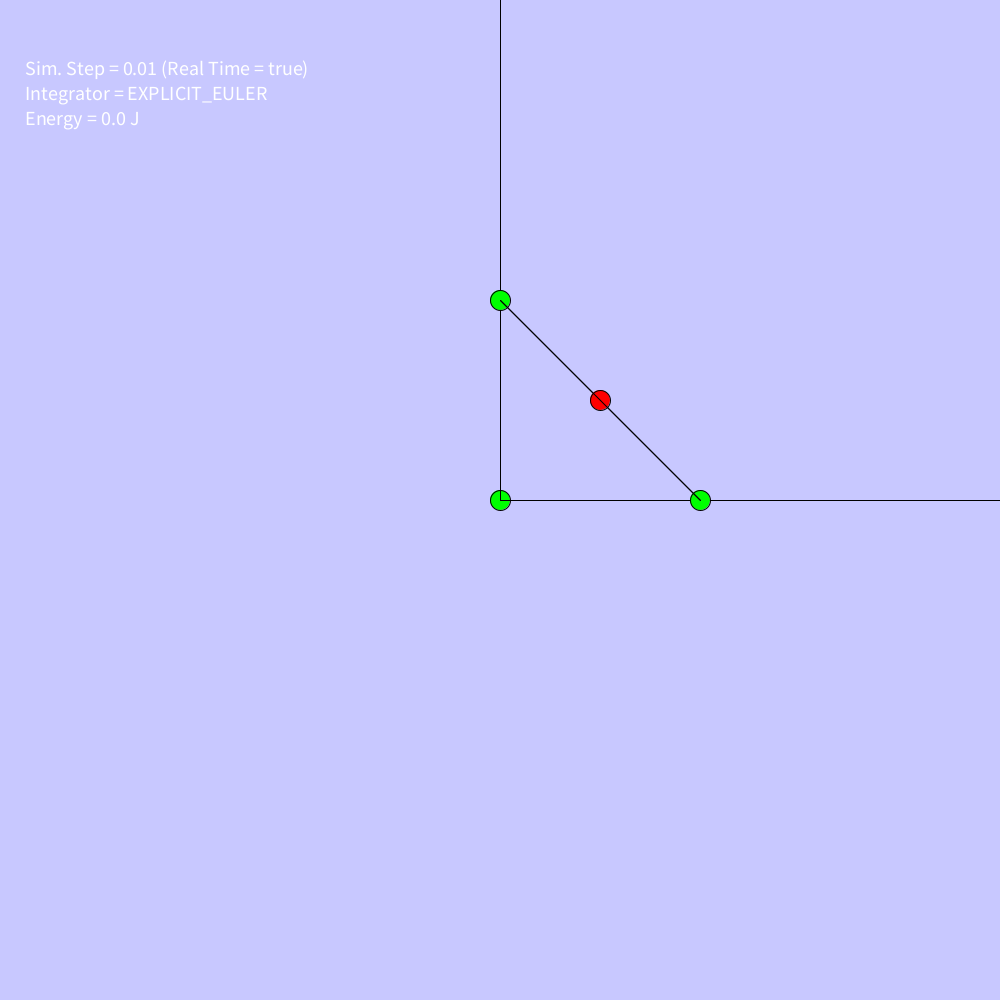
Frame 1 (no input)
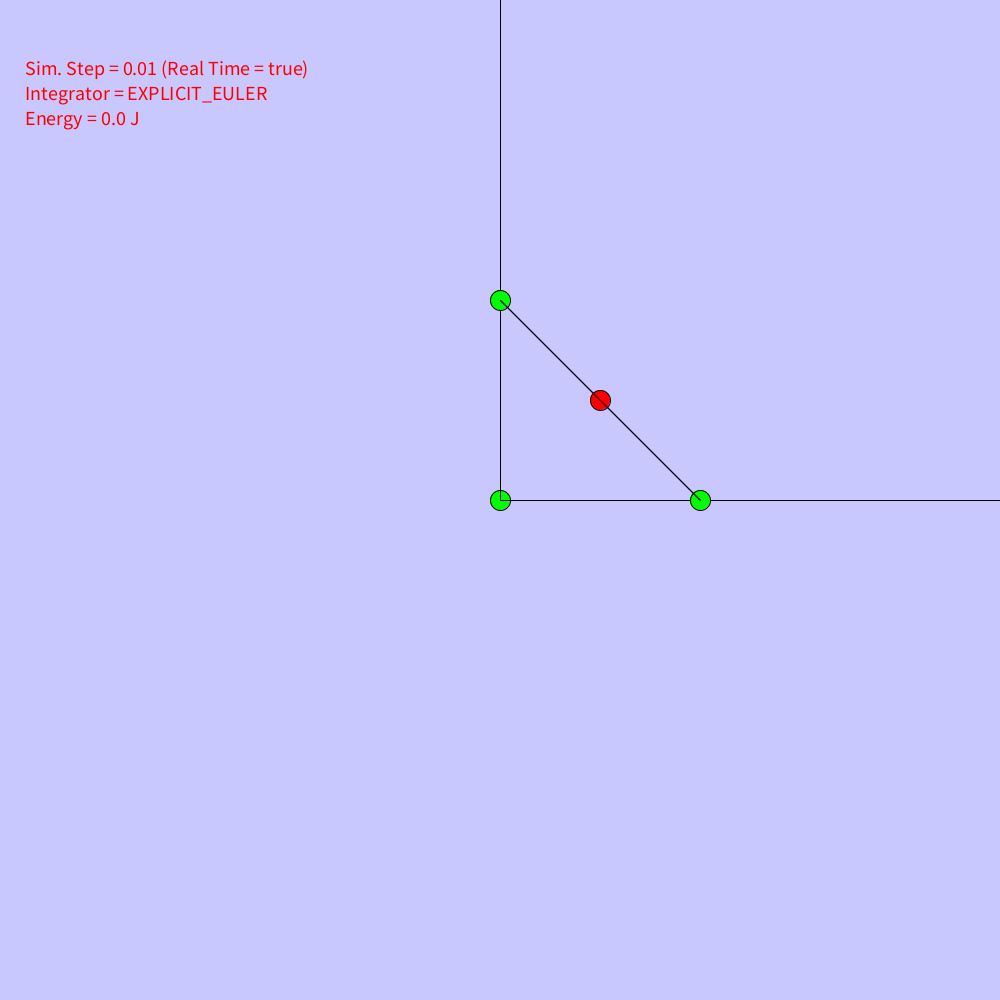
Frame 60 (the mouse pressed at the canvas centre just before this capture)
Frame 120 (the mouse held since frame 60 and released just before this capture): identical to frame 60, image omitted

The Processing sketch that drew these frames (run headless with seeded random() and noise(); from frame 60 on, the mouse is pressed at the canvas centre):

// Processing sketch: Template
// ── Template.pde
// Authors:  //<>// //<>//
// ...
// ...

// Problem description:
// ...
// ...
// ...

// Differential equations:
// ...
// ...
// ...

// Definitions:

enum IntegratorType 
{
  NONE,
  EXPLICIT_EULER, 
  SIMPLECTIC_EULER, 
  HEUN, 
  RK2, 
  RK4
}

// Parameters of the numerical integration:

final boolean REAL_TIME = true;
final float SIM_STEP = 0.01;   // Simulation time-step (s)
IntegratorType _integrator = IntegratorType.EXPLICIT_EULER;   // ODE integration method

// Display values:

final boolean FULL_SCREEN = false;
final int DRAW_FREQ = 50;   // Draw frequency (Hz or Frame-per-second)
int DISPLAY_SIZE_X = 1000;   // Display width (pixels)
int DISPLAY_SIZE_Y = 1000;   // Display height (pixels)

// Draw values:

final int [] BACKGROUND_COLOR = {200, 200, 255};
final int [] REFERENCE_COLOR = {0, 255, 0};
final int [] OBJECTS_COLOR = {255, 0, 0};
final float OBJECTS_SIZE = 1.0;   // Size of the objects (m)
final float PIXELS_PER_METER = 20.0;   // Display length that corresponds with 1 meter (pixels)
final PVector DISPLAY_CENTER = new PVector(0.0, 0.0);   // World position that corresponds with the center of the display (m)

// Parameters of the problem:

final float M = 1.0;   // Particle mass (kg)
final float Gc = 9.801;   // Gravity constant (m/(s*s))
final PVector G = new PVector(0.0, -Gc);   // Acceleration due to gravity (m/(s*s))
final float C2 = -200; //Altura del muelle C2 
final float C1 = 200; //Longitud al muelle C1
// ...
// ...
// ...
// ...
// ...


// Time control:

int _lastTimeDraw = 0;   // Last measure of time in draw() function (ms)
float _deltaTimeDraw = 0.0;   // Time between draw() calls (s)
float _simTime = 0.0;   // Simulated time (s)
float _elapsedTime = 0.0;   // Elapsed (real) time (s)

// Output control:

PrintWriter _output;
final String FILE_NAME = "data.txt";

// Auxiliary variables:

float _energy;   // Total energy of the particle (J)

// Variables to be solved:

PVector _s = new PVector();   // Position of the particle (m)
PVector _v = new PVector();   // Velocity of the particle (m/s)
PVector _a = new PVector();   // Accleration of the particle (m/(s*s))


// Main code:

// Converts distances from world length to pixel length
float worldToPixels(float dist)
{
  return dist*PIXELS_PER_METER;
}

// Converts distances from pixel length to world length
float pixelsToWorld(float dist)
{
  return dist/PIXELS_PER_METER;
}

// Converts a point from world coordinates to screen coordinates
void worldToScreen(PVector worldPos, PVector screenPos)
{
  screenPos.x = 0.5*DISPLAY_SIZE_X + (worldPos.x - DISPLAY_CENTER.x)*PIXELS_PER_METER;
  screenPos.y = 0.5*DISPLAY_SIZE_Y - (worldPos.y - DISPLAY_CENTER.y)*PIXELS_PER_METER;
}

// Converts a point from screen coordinates to world coordinates
void screenToWorld(PVector screenPos, PVector worldPos)
{
  worldPos.x = ((screenPos.x - 0.5*DISPLAY_SIZE_X)/PIXELS_PER_METER) + DISPLAY_CENTER.x;
  worldPos.y = ((0.5*DISPLAY_SIZE_Y - screenPos.y)/PIXELS_PER_METER) + DISPLAY_CENTER.y;
}

void drawStaticEnvironment()
{
  background(BACKGROUND_COLOR[0], BACKGROUND_COLOR[1], BACKGROUND_COLOR[2]);

  textSize(20);
  text("Sim. Step = " + SIM_STEP + " (Real Time = " + REAL_TIME + ")", width*0.025, height*0.075);  
  text("Integrator = " + _integrator, width*0.025, height*0.1);
  text("Energy = " + _energy + " J", width*0.025, height*0.125);
  
  fill(REFERENCE_COLOR[0], REFERENCE_COLOR[1], REFERENCE_COLOR[2]);
  strokeWeight(1);

  PVector screenPos = new PVector();
  worldToScreen(new PVector(), screenPos);
  circle(screenPos.x, screenPos.y, 20);
  line(screenPos.x, screenPos.y, screenPos.x + DISPLAY_SIZE_X, screenPos.y);
  line(screenPos.x, screenPos.y, screenPos.x, screenPos.y - DISPLAY_SIZE_Y);
  //C2 y C1
  circle(screenPos.x, screenPos.y + C2, 20);
  circle(screenPos.x + C1, screenPos.y, 20);
  //Pendiente
  line(screenPos.x, screenPos.y + C2, screenPos.x + C1, screenPos.y);
}

void drawMovingElements()
{
  fill(OBJECTS_COLOR[0], OBJECTS_COLOR[1], OBJECTS_COLOR[2]);
  strokeWeight(1);

  PVector screenPos = new PVector();
  worldToScreen(_s, screenPos);
  //Partícula
  float yp = screenPos.y + C2/2;
  float xp = screenPos.x + C1/2;
  circle(xp, yp, worldToPixels(OBJECTS_SIZE)); // Luego la posición cambiará
  line(screenPos.x, screenPos.y + C2, xp, yp);
  line(xp,  yp, screenPos.x + C1, screenPos.y);
}

void PrintInfo()
{
  println("Energy: " + _energy + " J");
  println("Elapsed time = " + _elapsedTime + " s");
  println("Simulated time = " + _simTime + " s \n");
}

void initSimulation()
{
  _simTime = 0.0;
  _elapsedTime = 0.0;
  
  // ...
  // ...
  // ...
}

void updateSimulation()
{
  switch (_integrator)
  {
  case EXPLICIT_EULER:
    updateSimulationExplicitEuler();
    break;

  case SIMPLECTIC_EULER:
    updateSimulationSimplecticEuler();
    break;

  case HEUN:
    updateSimulationHeun();
    break;

  case RK2:
    updateSimulationRK2();
    break;

  case RK4:
    updateSimulationRK4();
    break;
  }
  
  _simTime += SIM_STEP;
}

void updateSimulationExplicitEuler()
{
  // ...
  // ... use calculateAcceleration()
  // ...
}

void updateSimulationSimplecticEuler()
{
  // ...
  // ... use calculateAcceleration()
  // ...
}

void updateSimulationHeun()
{
  // ...
  // ... use calculateAcceleration()
  // ...
}

void updateSimulationRK2()
{
  // ...
  // ... use calculateAcceleration()
  // ...
}

void updateSimulationRK4()
{
  // ...
  // ... use calculateAcceleration()
  // ...
}

PVector calculateAcceleration(PVector s, PVector v)
{
  PVector a = new PVector();
  // ...
  // ...
  // ...
  return a;
}

void calculateEnergy()
{  
  // ...
  // ...
  // ...
}

void settings()
{
  if (FULL_SCREEN)
  {
    fullScreen();
    DISPLAY_SIZE_X = displayWidth;
    DISPLAY_SIZE_Y = displayHeight;
  } 
  else
    size(DISPLAY_SIZE_X, DISPLAY_SIZE_Y);
}

void setup()
{
  frameRate(DRAW_FREQ);
  _lastTimeDraw = millis();

  initSimulation();
}

void draw()
{
  int now = millis();
  _deltaTimeDraw = (now - _lastTimeDraw)/1000.0;
  _elapsedTime += _deltaTimeDraw;
  _lastTimeDraw = now;

  println("\nDraw step = " + _deltaTimeDraw + " s - " + 1.0/_deltaTimeDraw + " Hz");

  if (REAL_TIME)
  {
    float expectedSimulatedTime = 1.0*_deltaTimeDraw;
    float expectedIterations = expectedSimulatedTime/SIM_STEP;
    int iterations = 0; 

    for (; iterations < floor(expectedIterations); iterations++)
      updateSimulation();

    if ((expectedIterations - iterations) > random(0.0, 1.0))
    {
      updateSimulation();
      iterations++;
    }

    //println("Expected Simulated Time: " + expectedSimulatedTime);
    //println("Expected Iterations: " + expectedIterations);
    //println("Iterations: " + iterations);
  } 
  else
    updateSimulation();

  drawStaticEnvironment();
  drawMovingElements();

  calculateEnergy();
  PrintInfo();
}

void mouseClicked() 
{
  // ...
  // ...
  // ...
}

void keyPressed()
{
  // ...
  // ...
  // ...
}

void stop()
{
  // ...
  // ...
  // ...  
}
